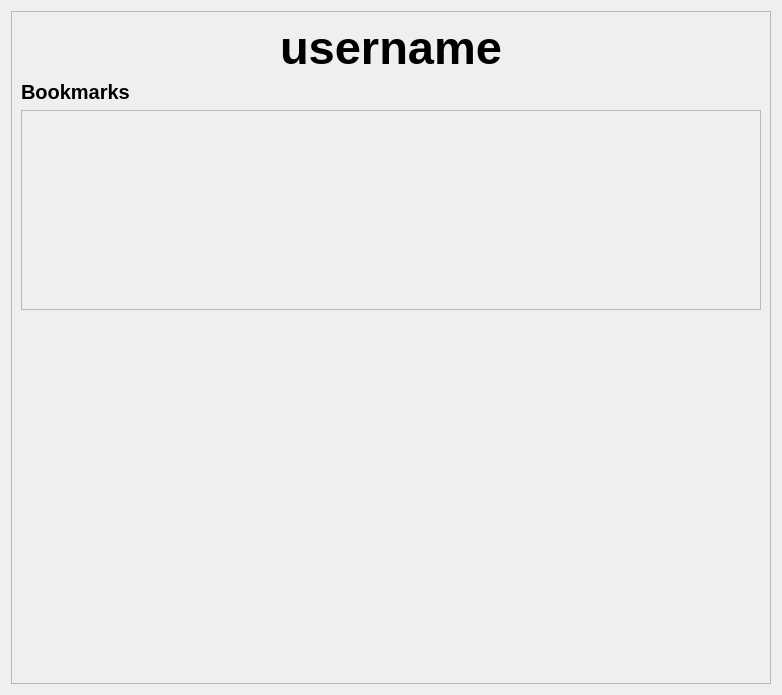
<?xml version="1.0" encoding="UTF-8"?>
<ui version="4.0">
 <class>Form</class>
 <widget class="QWidget" name="Form">
  <property name="geometry">
   <rect>
    <x>0</x>
    <y>0</y>
    <width>782</width>
    <height>695</height>
   </rect>
  </property>
  <property name="windowTitle">
   <string>Form</string>
  </property>
  <layout class="QGridLayout" name="gridLayout">
   <item row="0" column="0">
    <widget class="QScrollArea" name="scrollArea">
     <property name="widgetResizable">
      <bool>true</bool>
     </property>
     <widget class="QWidget" name="scrollAreaWidgetContents">
      <property name="geometry">
       <rect>
        <x>0</x>
        <y>0</y>
        <width>760</width>
        <height>673</height>
       </rect>
      </property>
      <layout class="QVBoxLayout" name="verticalLayout">
       <item>
        <widget class="QLabel" name="username_label">
         <property name="font">
          <font>
           <pointsize>35</pointsize>
           <bold>true</bold>
          </font>
         </property>
         <property name="text">
          <string>username</string>
         </property>
         <property name="alignment">
          <set>Qt::AlignmentFlag::AlignCenter</set>
         </property>
        </widget>
       </item>
       <item>
        <widget class="QLabel" name="bookmarks_label">
         <property name="font">
          <font>
           <pointsize>15</pointsize>
           <bold>true</bold>
          </font>
         </property>
         <property name="text">
          <string>Bookmarks</string>
         </property>
        </widget>
       </item>
       <item>
        <widget class="QScrollArea" name="scrollArea_2">
         <property name="sizePolicy">
          <sizepolicy hsizetype="Expanding" vsizetype="Fixed">
           <horstretch>0</horstretch>
           <verstretch>0</verstretch>
          </sizepolicy>
         </property>
         <property name="minimumSize">
          <size>
           <width>0</width>
           <height>200</height>
          </size>
         </property>
         <property name="maximumSize">
          <size>
           <width>16777214</width>
           <height>200</height>
          </size>
         </property>
         <property name="widgetResizable">
          <bool>true</bool>
         </property>
         <widget class="QWidget" name="scrollAreaWidgetContents_2">
          <property name="geometry">
           <rect>
            <x>0</x>
            <y>0</y>
            <width>738</width>
            <height>196</height>
           </rect>
          </property>
          <layout class="QHBoxLayout" name="horizontalLayout_2">
           <property name="spacing">
            <number>45</number>
           </property>
          </layout>
         </widget>
        </widget>
       </item>
       <item>
        <spacer name="verticalSpacer">
         <property name="orientation">
          <enum>Qt::Orientation::Vertical</enum>
         </property>
         <property name="sizeHint" stdset="0">
          <size>
           <width>20</width>
           <height>40</height>
          </size>
         </property>
        </spacer>
       </item>
      </layout>
     </widget>
    </widget>
   </item>
  </layout>
 </widget>
 <resources/>
 <connections/>
</ui>
